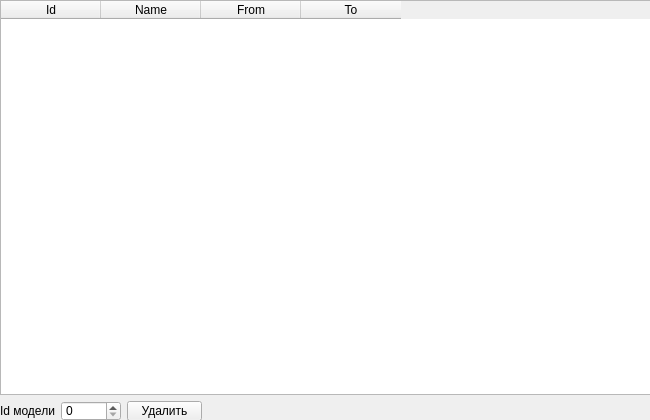
<?xml version="1.0" encoding="UTF-8"?>
<ui version="4.0">
 <class>DatabaseWindow</class>
 <widget class="QWidget" name="DatabaseWindow">
  <property name="geometry">
   <rect>
    <x>0</x>
    <y>0</y>
    <width>650</width>
    <height>420</height>
   </rect>
  </property>
  <property name="minimumSize">
   <size>
    <width>650</width>
    <height>420</height>
   </size>
  </property>
  <property name="maximumSize">
   <size>
    <width>650</width>
    <height>420</height>
   </size>
  </property>
  <property name="windowTitle">
   <string>DatabaseWindow</string>
  </property>
  <widget class="QWidget" name="verticalLayoutWidget">
   <property name="geometry">
    <rect>
     <x>0</x>
     <y>0</y>
     <width>651</width>
     <height>421</height>
    </rect>
   </property>
   <layout class="QVBoxLayout" name="verticalLayout">
    <item>
     <widget class="QTableWidget" name="modelsTable">
      <property name="columnCount">
       <number>4</number>
      </property>
      <column>
       <property name="text">
        <string>Id</string>
       </property>
      </column>
      <column>
       <property name="text">
        <string>Name</string>
       </property>
      </column>
      <column>
       <property name="text">
        <string>From</string>
       </property>
      </column>
      <column>
       <property name="text">
        <string>To</string>
       </property>
      </column>
     </widget>
    </item>
    <item>
     <layout class="QHBoxLayout" name="horizontalLayout">
      <item>
       <widget class="QLabel" name="label">
        <property name="minimumSize">
         <size>
          <width>55</width>
          <height>20</height>
         </size>
        </property>
        <property name="maximumSize">
         <size>
          <width>55</width>
          <height>20</height>
         </size>
        </property>
        <property name="text">
         <string>Id модели:</string>
        </property>
       </widget>
      </item>
      <item>
       <widget class="QSpinBox" name="spinBox">
        <property name="minimumSize">
         <size>
          <width>60</width>
          <height>20</height>
         </size>
        </property>
        <property name="maximumSize">
         <size>
          <width>60</width>
          <height>20</height>
         </size>
        </property>
       </widget>
      </item>
      <item>
       <widget class="QPushButton" name="deleteButton">
        <property name="minimumSize">
         <size>
          <width>75</width>
          <height>20</height>
         </size>
        </property>
        <property name="maximumSize">
         <size>
          <width>75</width>
          <height>20</height>
         </size>
        </property>
        <property name="cursor">
         <cursorShape>PointingHandCursor</cursorShape>
        </property>
        <property name="text">
         <string>Удалить</string>
        </property>
       </widget>
      </item>
      <item>
       <spacer name="horizontalSpacer">
        <property name="orientation">
         <enum>Qt::Horizontal</enum>
        </property>
        <property name="sizeHint" stdset="0">
         <size>
          <width>40</width>
          <height>20</height>
         </size>
        </property>
       </spacer>
      </item>
     </layout>
    </item>
   </layout>
  </widget>
 </widget>
 <resources/>
 <connections/>
</ui>
